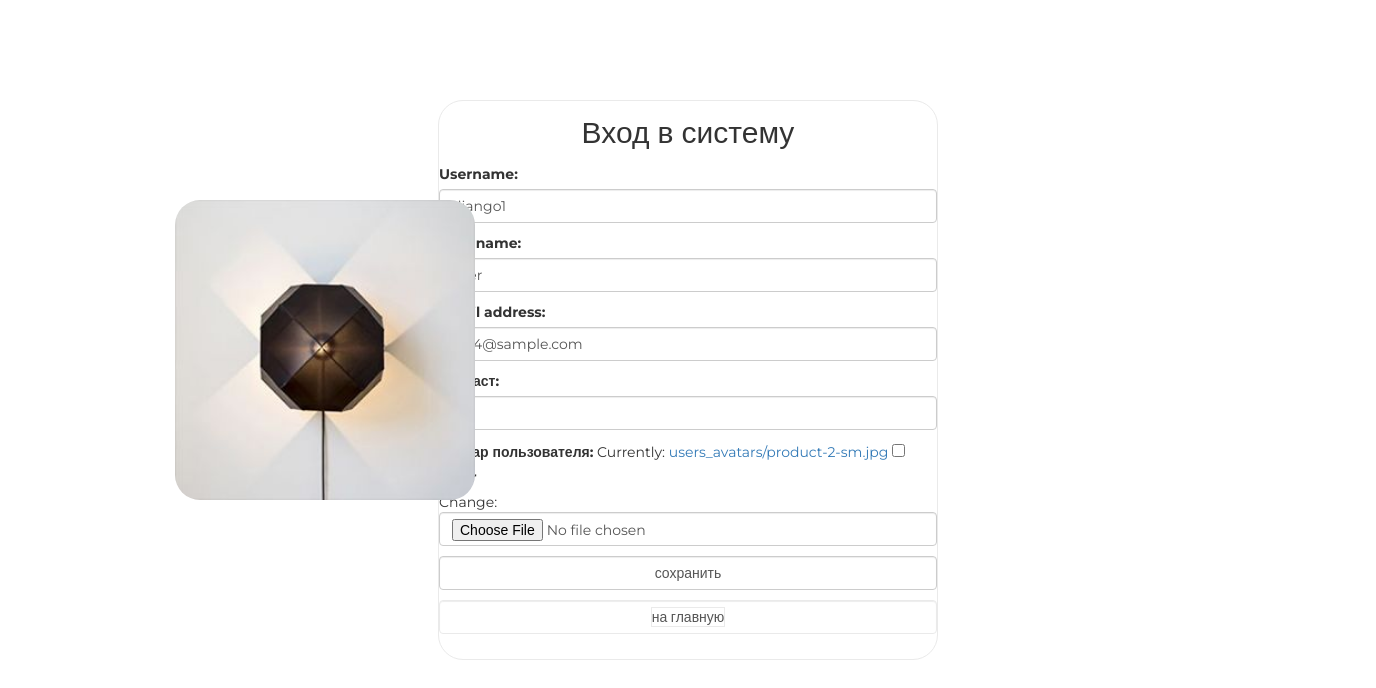
The app's page /auth/edit/ (signed in), older data.
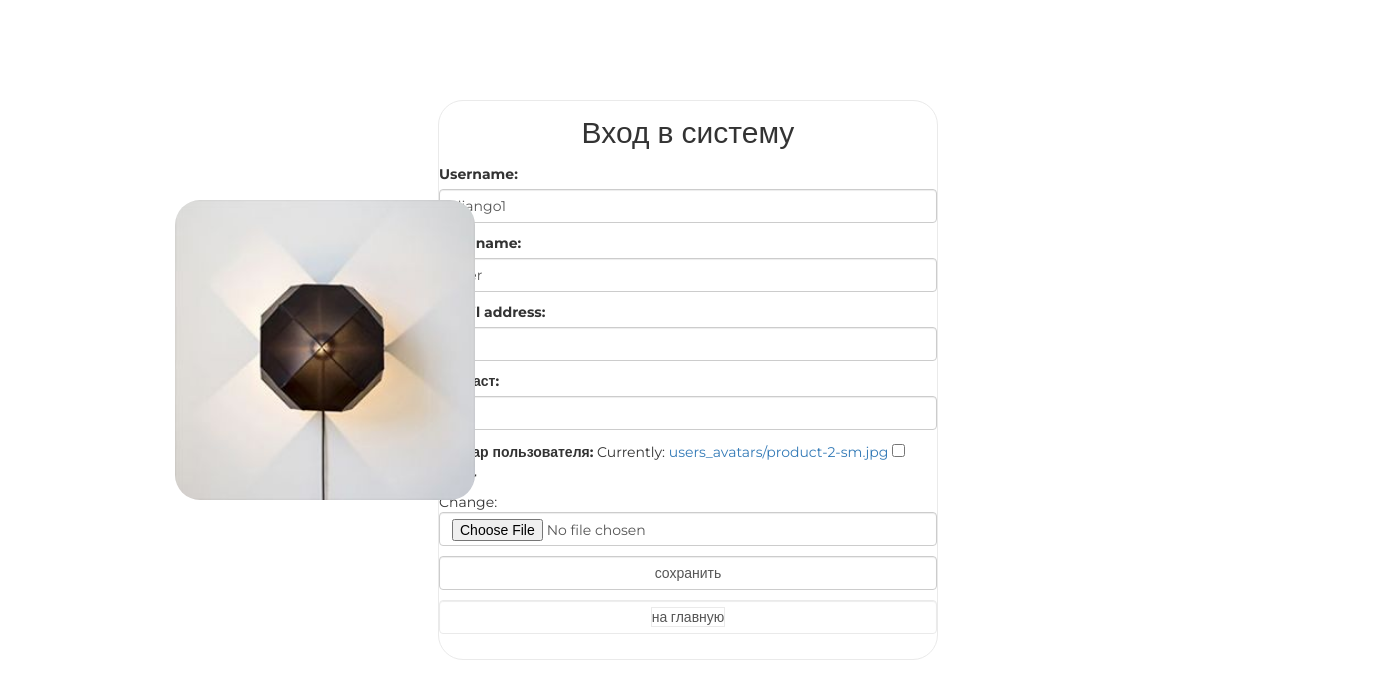
The same page, newer data.
### authapp/models.py (models this page shows)
class ShopUser(AbstractUser):
    avatar = models.ImageField(upload_to="users_avatars", verbose_name="Аватар пользователя", blank=True)
    country = models.TextField(max_length=32, verbose_name="Страна", blank=True)
    age = models.PositiveSmallIntegerField(verbose_name="Возраст")

### authapp/views.py (the view)
# urls.py: path('edit/', views.edit, name="edit"),
def edit(request):
    form = ShopUserEditForm(instance=request.user)
    if request.method == 'POST':
        form = ShopUserEditForm(request.POST, request.FILES, instance=request.user)
        if form.is_valid():
            form.save()
            return HttpResponseRedirect(reverse('home'))
    context = {
        "title": "редактирование",
        "edit_form": form,
    }
    return render(request, 'authapp/edit.html', context=context)

### authapp/forms.py (shortened to what this page needs)
class ShopUserEditForm(forms.UserChangeForm):
    class Meta:
        model = ShopUser
        fields = ('username', 'first_name', 'email', 'age', 'avatar', 'password')
    def __init__(self, *args, **kwargs):
        super().__init__(*args, **kwargs)
        for field_name, field in self.fields.items():
            field.widget.attrs['class'] = 'form-control'
            field.help_text = ''
            if field_name == 'password':
                field.widget = HiddenInput()

### authapp/templates/authapp/edit.html (shortened to what this page needs)
{% extends 'authapp/base.html' %}
{% load static %}
{% block content %}
    <form class="form-horizontal" action="{% url 'auth:edit' %}" method="post" enctype="multipart/form-data">
        {{ edit_form.as_p }}
        <input class="form-control" type="submit" value="сохранить">
    </form>
    <button class="btn btn-round form-control last">
        <a href="{% url 'home' %}" class="">
            на главную
        </a>
    </button>
    <div class="user_avatar"><img src="/media/{{ user.avatar }}"></div>
{% endblock %}

Row changes from the older to the newer data that the page shows:
changed ShopUser "django1": email "1234@sample.com" → (not shown)
